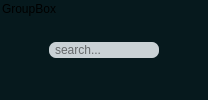
       <widget class="QGroupBox" name="groupBox_3">
        <property name="minimumSize">
         <size>
          <width>0</width>
          <height>80</height>
         </size>
        </property>
        <property name="styleSheet">
         <string notr="true">background-color: rgb(6, 25, 29);
border:none;</string>
        </property>
        <property name="title">
         <string>GroupBox</string>
        </property>
        <layout class="QGridLayout" name="gridLayout_2">
         <item row="0" column="2">
          <widget class="QPushButton" name="doserch">
           <property name="enabled">
            <bool>true</bool>
           </property>
           <property name="minimumSize">
            <size>
             <width>0</width>
             <height>15</height>
            </size>
           </property>
           <property name="styleSheet">
            <string notr="true">QPushButton{
	
font: 700 10pt &quot;Segoe UI&quot;;
font: 600 11pt &quot;Segoe UI&quot;;
color: rgb(255, 255, 0);
background: rgb(70, 30, 40,0);
border-radius:15px;
border-radius:10px;
background-color: rgb(201, 209, 213,0);
}
QPushButton::hover
{
	background-color: rgb(225, 225, 225);
}</string>
           </property>
           <property name="text">
            <string/>
           </property>
           <property name="icon">
            <iconset resource="project-resource.qrc">
             <normaloff>:/new/prefix1/standard/magnifyingglass.png</normaloff>:/new/prefix1/standard/magnifyingglass.png</iconset>
           </property>
           <property name="flat">
            <bool>true</bool>
           </property>
          </widget>
         </item>
         <item row="0" column="0">
          <widget class="QPushButton" name="safejadid">
           <property name="enabled">
            <bool>true</bool>
           </property>
           <property name="minimumSize">
            <size>
             <width>0</width>
             <height>15</height>
            </size>
           </property>
           <property name="styleSheet">
            <string notr="true">QPushButton{
	
font: 700 10pt &quot;Segoe UI&quot;;
font: 600 11pt &quot;Segoe UI&quot;;
color: rgb(255, 255, 0);
background: rgb(70, 30, 40,0);
border-radius:15px;
border-radius:10px;
background-color: rgb(201, 209, 213,0);

}
QPushButton::hover
{
	background-color: rgb(225, 225, 225);
}</string>
           </property>
           <property name="text">
            <string/>
           </property>
           <property name="icon">
            <iconset resource="project-resource.qrc">
             <normaloff>:/new/prefix1/standard/arrowright.png</normaloff>:/new/prefix1/standard/arrowright.png</iconset>
           </property>
           <property name="flat">
            <bool>true</bool>
           </property>
          </widget>
         </item>
         <item row="0" column="1">
          <widget class="QLineEdit" name="serchtxt">
           <property name="styleSheet">
            <string notr="true">border-radius:7px;
background-color: rgb(201, 209, 213);
TextMargins:2px;
padding-left:4px;
font: 900 9pt &quot;Segoe UI Black&quot;;</string>
           </property>
           <property name="cursorPosition">
            <number>0</number>
           </property>
           <property name="placeholderText">
            <string>search...</string>
           </property>
          </widget>
         </item>
        </layout>
       </widget>
